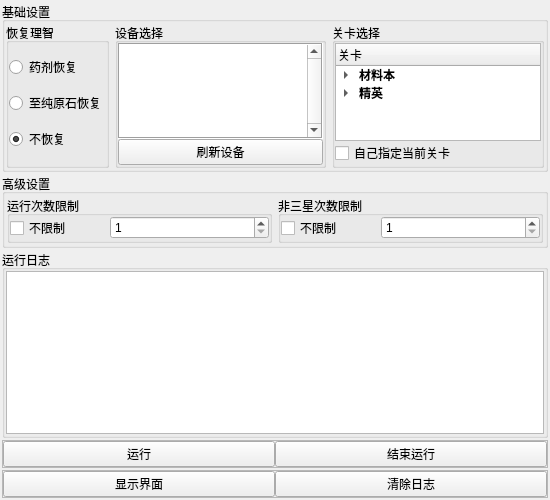
<?xml version="1.0" encoding="UTF-8"?>
<ui version="4.0">
 <class>Form</class>
 <widget class="QWidget" name="Form">
  <property name="geometry">
   <rect>
    <x>0</x>
    <y>0</y>
    <width>550</width>
    <height>500</height>
   </rect>
  </property>
  <property name="windowTitle">
   <string>Form</string>
  </property>
  <layout class="QVBoxLayout" name="verticalLayout">
   <property name="spacing">
    <number>2</number>
   </property>
   <property name="sizeConstraint">
    <enum>QLayout::SetMinimumSize</enum>
   </property>
   <property name="leftMargin">
    <number>2</number>
   </property>
   <property name="topMargin">
    <number>2</number>
   </property>
   <property name="rightMargin">
    <number>2</number>
   </property>
   <property name="bottomMargin">
    <number>2</number>
   </property>
   <item>
    <widget class="QGroupBox" name="groupBox">
     <property name="maximumSize">
      <size>
       <width>16777215</width>
       <height>200</height>
      </size>
     </property>
     <property name="title">
      <string>基础设置</string>
     </property>
     <property name="alignment">
      <set>Qt::AlignLeading|Qt::AlignLeft|Qt::AlignTop</set>
     </property>
     <layout class="QGridLayout" name="gridLayout">
      <property name="sizeConstraint">
       <enum>QLayout::SetNoConstraint</enum>
      </property>
      <property name="leftMargin">
       <number>1</number>
      </property>
      <property name="topMargin">
       <number>1</number>
      </property>
      <property name="rightMargin">
       <number>1</number>
      </property>
      <property name="bottomMargin">
       <number>1</number>
      </property>
      <item row="0" column="1">
       <widget class="QGroupBox" name="device">
        <property name="minimumSize">
         <size>
          <width>0</width>
          <height>0</height>
         </size>
        </property>
        <property name="maximumSize">
         <size>
          <width>200</width>
          <height>16777215</height>
         </size>
        </property>
        <property name="layoutDirection">
         <enum>Qt::LeftToRight</enum>
        </property>
        <property name="title">
         <string>设备选择</string>
        </property>
        <property name="alignment">
         <set>Qt::AlignLeading|Qt::AlignLeft|Qt::AlignTop</set>
        </property>
        <layout class="QVBoxLayout" name="verticalLayout_4">
         <property name="spacing">
          <number>0</number>
         </property>
         <property name="sizeConstraint">
          <enum>QLayout::SetMinAndMaxSize</enum>
         </property>
         <property name="leftMargin">
          <number>0</number>
         </property>
         <property name="topMargin">
          <number>0</number>
         </property>
         <property name="rightMargin">
          <number>0</number>
         </property>
         <property name="bottomMargin">
          <number>0</number>
         </property>
         <item>
          <widget class="QListWidget" name="Eqlist">
           <property name="enabled">
            <bool>true</bool>
           </property>
           <property name="sizePolicy">
            <sizepolicy hsizetype="Expanding" vsizetype="Expanding">
             <horstretch>0</horstretch>
             <verstretch>0</verstretch>
            </sizepolicy>
           </property>
           <property name="minimumSize">
            <size>
             <width>0</width>
             <height>70</height>
            </size>
           </property>
           <property name="maximumSize">
            <size>
             <width>300</width>
             <height>200</height>
            </size>
           </property>
           <property name="tabletTracking">
            <bool>false</bool>
           </property>
           <property name="frameShape">
            <enum>QFrame::Box</enum>
           </property>
           <property name="lineWidth">
            <number>1</number>
           </property>
           <property name="midLineWidth">
            <number>0</number>
           </property>
           <property name="verticalScrollBarPolicy">
            <enum>Qt::ScrollBarAlwaysOn</enum>
           </property>
           <property name="horizontalScrollBarPolicy">
            <enum>Qt::ScrollBarAsNeeded</enum>
           </property>
           <property name="sizeAdjustPolicy">
            <enum>QAbstractScrollArea::AdjustIgnored</enum>
           </property>
           <property name="autoScrollMargin">
            <number>1</number>
           </property>
           <property name="editTriggers">
            <set>QAbstractItemView::NoEditTriggers</set>
           </property>
           <property name="tabKeyNavigation">
            <bool>true</bool>
           </property>
           <property name="selectionMode">
            <enum>QAbstractItemView::SingleSelection</enum>
           </property>
           <property name="selectionBehavior">
            <enum>QAbstractItemView::SelectItems</enum>
           </property>
           <property name="horizontalScrollMode">
            <enum>QAbstractItemView::ScrollPerItem</enum>
           </property>
           <property name="movement">
            <enum>QListView::Static</enum>
           </property>
           <property name="flow">
            <enum>QListView::TopToBottom</enum>
           </property>
           <property name="isWrapping" stdset="0">
            <bool>false</bool>
           </property>
           <property name="resizeMode">
            <enum>QListView::Adjust</enum>
           </property>
           <property name="layoutMode">
            <enum>QListView::SinglePass</enum>
           </property>
           <property name="viewMode">
            <enum>QListView::ListMode</enum>
           </property>
           <property name="modelColumn">
            <number>0</number>
           </property>
           <property name="uniformItemSizes">
            <bool>false</bool>
           </property>
           <property name="selectionRectVisible">
            <bool>false</bool>
           </property>
           <property name="currentRow">
            <number>-1</number>
           </property>
           <property name="sortingEnabled">
            <bool>false</bool>
           </property>
          </widget>
         </item>
         <item>
          <widget class="QPushButton" name="RefreshBtn">
           <property name="text">
            <string>刷新设备</string>
           </property>
          </widget>
         </item>
        </layout>
       </widget>
      </item>
      <item row="0" column="0">
       <widget class="QGroupBox" name="LiZhi">
        <property name="title">
         <string>恢复理智</string>
        </property>
        <layout class="QVBoxLayout" name="verticalLayout_2">
         <property name="spacing">
          <number>0</number>
         </property>
         <property name="sizeConstraint">
          <enum>QLayout::SetDefaultConstraint</enum>
         </property>
         <property name="leftMargin">
          <number>0</number>
         </property>
         <property name="topMargin">
          <number>0</number>
         </property>
         <property name="rightMargin">
          <number>0</number>
         </property>
         <property name="bottomMargin">
          <number>0</number>
         </property>
         <item>
          <widget class="QRadioButton" name="yaoji">
           <property name="enabled">
            <bool>true</bool>
           </property>
           <property name="text">
            <string>药剂恢复</string>
           </property>
          </widget>
         </item>
         <item>
          <widget class="QRadioButton" name="yuanshi">
           <property name="enabled">
            <bool>true</bool>
           </property>
           <property name="text">
            <string>至纯原石恢复</string>
           </property>
          </widget>
         </item>
         <item>
          <widget class="QRadioButton" name="buhuifu">
           <property name="text">
            <string>不恢复</string>
           </property>
           <property name="checked">
            <bool>true</bool>
           </property>
          </widget>
         </item>
        </layout>
       </widget>
      </item>
      <item row="0" column="2">
       <widget class="QGroupBox" name="groupBox_2">
        <property name="title">
         <string>关卡选择</string>
        </property>
        <layout class="QVBoxLayout" name="verticalLayout_5">
         <property name="spacing">
          <number>0</number>
         </property>
         <property name="leftMargin">
          <number>0</number>
         </property>
         <property name="topMargin">
          <number>0</number>
         </property>
         <property name="rightMargin">
          <number>0</number>
         </property>
         <property name="bottomMargin">
          <number>0</number>
         </property>
         <item>
          <widget class="QTreeWidget" name="MissionTree">
           <property name="minimumSize">
            <size>
             <width>0</width>
             <height>70</height>
            </size>
           </property>
           <column>
            <property name="text">
             <string>关卡</string>
            </property>
           </column>
           <item>
            <property name="text">
             <string>材料本</string>
            </property>
            <property name="font">
             <font>
              <weight>75</weight>
              <bold>true</bold>
             </font>
            </property>
            <item>
             <property name="text">
              <string>龙门币</string>
             </property>
             <property name="font">
              <font>
               <weight>75</weight>
               <bold>true</bold>
              </font>
             </property>
             <item>
              <property name="text">
               <string>CE-1</string>
              </property>
             </item>
             <item>
              <property name="text">
               <string>CE-2</string>
              </property>
             </item>
             <item>
              <property name="text">
               <string>CE-3</string>
              </property>
             </item>
             <item>
              <property name="text">
               <string>CE-4</string>
              </property>
             </item>
             <item>
              <property name="text">
               <string>CE-5</string>
              </property>
             </item>
            </item>
            <item>
             <property name="text">
              <string>经验本</string>
             </property>
             <property name="font">
              <font>
               <weight>75</weight>
               <italic>false</italic>
               <bold>true</bold>
               <underline>false</underline>
               <strikeout>false</strikeout>
               <kerning>true</kerning>
              </font>
             </property>
             <item>
              <property name="text">
               <string>LS-1</string>
              </property>
             </item>
             <item>
              <property name="text">
               <string>LS-2</string>
              </property>
             </item>
             <item>
              <property name="text">
               <string>LS-3</string>
              </property>
             </item>
             <item>
              <property name="text">
               <string>LS-4</string>
              </property>
             </item>
             <item>
              <property name="text">
               <string>LS-5</string>
              </property>
             </item>
            </item>
            <item>
             <property name="text">
              <string>碳素组</string>
             </property>
             <property name="font">
              <font>
               <weight>75</weight>
               <bold>true</bold>
              </font>
             </property>
             <item>
              <property name="text">
               <string>SK-1</string>
              </property>
             </item>
             <item>
              <property name="text">
               <string>SK-2</string>
              </property>
             </item>
             <item>
              <property name="text">
               <string>SK-3</string>
              </property>
             </item>
             <item>
              <property name="text">
               <string>SK-4</string>
              </property>
             </item>
             <item>
              <property name="text">
               <string>SK-5</string>
              </property>
             </item>
            </item>
            <item>
             <property name="text">
              <string>技能书</string>
             </property>
             <property name="font">
              <font>
               <weight>75</weight>
               <bold>true</bold>
              </font>
             </property>
             <item>
              <property name="text">
               <string>CA-1</string>
              </property>
             </item>
             <item>
              <property name="text">
               <string>CA-2</string>
              </property>
             </item>
             <item>
              <property name="text">
               <string>CA-3</string>
              </property>
             </item>
             <item>
              <property name="text">
               <string>CA-4</string>
              </property>
             </item>
             <item>
              <property name="text">
               <string>CA-5</string>
              </property>
             </item>
            </item>
            <item>
             <property name="text">
              <string>采购证</string>
             </property>
             <property name="font">
              <font>
               <weight>75</weight>
               <bold>true</bold>
              </font>
             </property>
             <item>
              <property name="text">
               <string>AP-1</string>
              </property>
             </item>
             <item>
              <property name="text">
               <string>AP-2</string>
              </property>
             </item>
             <item>
              <property name="text">
               <string>AP-3</string>
              </property>
             </item>
             <item>
              <property name="text">
               <string>AP-4</string>
              </property>
             </item>
             <item>
              <property name="text">
               <string>AP-5</string>
              </property>
             </item>
            </item>
           </item>
           <item>
            <property name="text">
             <string>精英</string>
            </property>
            <property name="font">
             <font>
              <weight>75</weight>
              <bold>true</bold>
             </font>
            </property>
            <item>
             <property name="text">
              <string>医疗/重装</string>
             </property>
             <property name="font">
              <font>
               <weight>75</weight>
               <bold>true</bold>
              </font>
             </property>
             <item>
              <property name="text">
               <string>PR-A-1</string>
              </property>
             </item>
             <item>
              <property name="text">
               <string>PR-A-2</string>
              </property>
             </item>
            </item>
            <item>
             <property name="text">
              <string>术士/狙击</string>
             </property>
             <property name="font">
              <font>
               <weight>75</weight>
               <bold>true</bold>
              </font>
             </property>
             <item>
              <property name="text">
               <string>PR-B-1</string>
              </property>
             </item>
             <item>
              <property name="text">
               <string>PR-B-2</string>
              </property>
             </item>
            </item>
            <item>
             <property name="text">
              <string>先锋/辅助</string>
             </property>
             <property name="font">
              <font>
               <weight>75</weight>
               <bold>true</bold>
              </font>
             </property>
             <item>
              <property name="text">
               <string>PR-C-1</string>
              </property>
             </item>
             <item>
              <property name="text">
               <string>PR-C-2</string>
              </property>
             </item>
            </item>
            <item>
             <property name="text">
              <string>近卫/特种</string>
             </property>
             <property name="font">
              <font>
               <weight>75</weight>
               <bold>true</bold>
              </font>
             </property>
             <item>
              <property name="text">
               <string>PR-D-1</string>
              </property>
             </item>
             <item>
              <property name="text">
               <string>PR-D-2</string>
              </property>
             </item>
            </item>
           </item>
          </widget>
         </item>
         <item>
          <widget class="QCheckBox" name="SelfMission">
           <property name="text">
            <string>自己指定当前关卡</string>
           </property>
          </widget>
         </item>
        </layout>
       </widget>
      </item>
     </layout>
    </widget>
   </item>
   <item>
    <widget class="QGroupBox" name="groupBox_3">
     <property name="title">
      <string>高级设置</string>
     </property>
     <layout class="QHBoxLayout" name="horizontalLayout_2">
      <property name="spacing">
       <number>6</number>
      </property>
      <property name="leftMargin">
       <number>2</number>
      </property>
      <property name="topMargin">
       <number>2</number>
      </property>
      <property name="rightMargin">
       <number>2</number>
      </property>
      <property name="bottomMargin">
       <number>2</number>
      </property>
      <item>
       <widget class="QGroupBox" name="groupBox_6">
        <property name="title">
         <string>运行次数限制</string>
        </property>
        <layout class="QHBoxLayout" name="horizontalLayout_3">
         <property name="spacing">
          <number>0</number>
         </property>
         <property name="leftMargin">
          <number>0</number>
         </property>
         <property name="topMargin">
          <number>0</number>
         </property>
         <property name="rightMargin">
          <number>0</number>
         </property>
         <property name="bottomMargin">
          <number>0</number>
         </property>
         <item>
          <widget class="QCheckBox" name="buxianzhi">
           <property name="maximumSize">
            <size>
             <width>100</width>
             <height>16777215</height>
            </size>
           </property>
           <property name="text">
            <string>不限制</string>
           </property>
          </widget>
         </item>
         <item>
          <widget class="QSpinBox" name="Times">
           <property name="minimum">
            <number>1</number>
           </property>
           <property name="maximum">
            <number>999</number>
           </property>
          </widget>
         </item>
        </layout>
       </widget>
      </item>
      <item>
       <widget class="QGroupBox" name="groupBox_5">
        <property name="title">
         <string>非三星次数限制</string>
        </property>
        <layout class="QHBoxLayout" name="horizontalLayout_4">
         <property name="spacing">
          <number>0</number>
         </property>
         <property name="leftMargin">
          <number>0</number>
         </property>
         <property name="topMargin">
          <number>0</number>
         </property>
         <property name="rightMargin">
          <number>0</number>
         </property>
         <property name="bottomMargin">
          <number>0</number>
         </property>
         <item>
          <widget class="QCheckBox" name="checkThree">
           <property name="maximumSize">
            <size>
             <width>100</width>
             <height>16777215</height>
            </size>
           </property>
           <property name="text">
            <string>不限制</string>
           </property>
          </widget>
         </item>
         <item>
          <widget class="QSpinBox" name="threeTimes">
           <property name="enabled">
            <bool>true</bool>
           </property>
           <property name="minimum">
            <number>1</number>
           </property>
           <property name="maximum">
            <number>999</number>
           </property>
          </widget>
         </item>
        </layout>
       </widget>
      </item>
     </layout>
    </widget>
   </item>
   <item>
    <widget class="QGroupBox" name="groupBox_4">
     <property name="title">
      <string>运行日志</string>
     </property>
     <layout class="QVBoxLayout" name="verticalLayout_3">
      <property name="spacing">
       <number>1</number>
      </property>
      <property name="leftMargin">
       <number>1</number>
      </property>
      <property name="topMargin">
       <number>1</number>
      </property>
      <property name="rightMargin">
       <number>1</number>
      </property>
      <property name="bottomMargin">
       <number>1</number>
      </property>
      <item>
       <widget class="QTextBrowser" name="LogText">
        <property name="minimumSize">
         <size>
          <width>0</width>
          <height>0</height>
         </size>
        </property>
        <property name="font">
         <font>
          <pointsize>10</pointsize>
         </font>
        </property>
        <property name="readOnly">
         <bool>true</bool>
        </property>
        <property name="textInteractionFlags">
         <set>Qt::LinksAccessibleByKeyboard|Qt::LinksAccessibleByMouse|Qt::TextBrowserInteraction|Qt::TextSelectableByKeyboard|Qt::TextSelectableByMouse</set>
        </property>
        <property name="openExternalLinks">
         <bool>true</bool>
        </property>
       </widget>
      </item>
     </layout>
    </widget>
   </item>
   <item>
    <widget class="QFrame" name="frame_7">
     <property name="frameShape">
      <enum>QFrame::StyledPanel</enum>
     </property>
     <property name="frameShadow">
      <enum>QFrame::Raised</enum>
     </property>
     <layout class="QHBoxLayout" name="horizontalLayout">
      <property name="spacing">
       <number>0</number>
      </property>
      <property name="leftMargin">
       <number>0</number>
      </property>
      <property name="topMargin">
       <number>0</number>
      </property>
      <property name="rightMargin">
       <number>0</number>
      </property>
      <property name="bottomMargin">
       <number>0</number>
      </property>
      <item>
       <widget class="QPushButton" name="RunBtn">
        <property name="text">
         <string>运行</string>
        </property>
       </widget>
      </item>
      <item>
       <widget class="QPushButton" name="EndButon">
        <property name="text">
         <string>结束运行</string>
        </property>
       </widget>
      </item>
     </layout>
    </widget>
   </item>
   <item>
    <widget class="QFrame" name="frame">
     <property name="frameShape">
      <enum>QFrame::StyledPanel</enum>
     </property>
     <property name="frameShadow">
      <enum>QFrame::Raised</enum>
     </property>
     <layout class="QHBoxLayout" name="horizontalLayout_5">
      <property name="spacing">
       <number>0</number>
      </property>
      <property name="leftMargin">
       <number>0</number>
      </property>
      <property name="topMargin">
       <number>0</number>
      </property>
      <property name="rightMargin">
       <number>0</number>
      </property>
      <property name="bottomMargin">
       <number>0</number>
      </property>
      <item>
       <widget class="QPushButton" name="disp_btn">
        <property name="text">
         <string>显示界面</string>
        </property>
       </widget>
      </item>
      <item>
       <widget class="QPushButton" name="ClearLogBtn">
        <property name="text">
         <string>清除日志</string>
        </property>
       </widget>
      </item>
     </layout>
    </widget>
   </item>
  </layout>
 </widget>
 <tabstops>
  <tabstop>RunBtn</tabstop>
  <tabstop>LogText</tabstop>
  <tabstop>EndButon</tabstop>
  <tabstop>yaoji</tabstop>
  <tabstop>yuanshi</tabstop>
  <tabstop>buhuifu</tabstop>
  <tabstop>Eqlist</tabstop>
  <tabstop>RefreshBtn</tabstop>
  <tabstop>MissionTree</tabstop>
  <tabstop>SelfMission</tabstop>
  <tabstop>Times</tabstop>
  <tabstop>buxianzhi</tabstop>
 </tabstops>
 <resources/>
 <connections>
  <connection>
   <sender>ClearLogBtn</sender>
   <signal>clicked()</signal>
   <receiver>LogText</receiver>
   <slot>clear()</slot>
   <hints>
    <hint type="sourcelabel">
     <x>200</x>
     <y>526</y>
    </hint>
    <hint type="destinationlabel">
     <x>397</x>
     <y>338</y>
    </hint>
   </hints>
  </connection>
  <connection>
   <sender>buxianzhi</sender>
   <signal>toggled(bool)</signal>
   <receiver>Times</receiver>
   <slot>setDisabled(bool)</slot>
   <hints>
    <hint type="sourcelabel">
     <x>113</x>
     <y>204</y>
    </hint>
    <hint type="destinationlabel">
     <x>113</x>
     <y>180</y>
    </hint>
   </hints>
  </connection>
  <connection>
   <sender>SelfMission</sender>
   <signal>toggled(bool)</signal>
   <receiver>MissionTree</receiver>
   <slot>setDisabled(bool)</slot>
   <hints>
    <hint type="sourcelabel">
     <x>336</x>
     <y>113</y>
    </hint>
    <hint type="destinationlabel">
     <x>336</x>
     <y>67</y>
    </hint>
   </hints>
  </connection>
  <connection>
   <sender>checkThree</sender>
   <signal>toggled(bool)</signal>
   <receiver>threeTimes</receiver>
   <slot>setDisabled(bool)</slot>
   <hints>
    <hint type="sourcelabel">
     <x>336</x>
     <y>210</y>
    </hint>
    <hint type="destinationlabel">
     <x>468</x>
     <y>210</y>
    </hint>
   </hints>
  </connection>
 </connections>
</ui>
